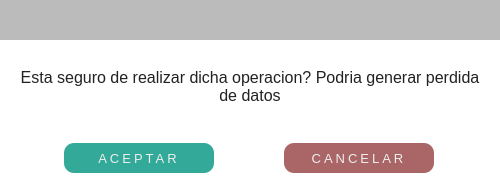
<?xml version="1.0" encoding="UTF-8"?>
<ui version="4.0">
 <class>Form</class>
 <widget class="QWidget" name="Form">
  <property name="geometry">
   <rect>
    <x>0</x>
    <y>0</y>
    <width>500</width>
    <height>180</height>
   </rect>
  </property>
  <property name="windowTitle">
   <string>Form</string>
  </property>
  <property name="styleSheet">
   <string notr="true">QMainWindow, QFrame, QWidget {
	background-color:  white;
	border: none;
}

QPushButton {
	color: #eee;
	background: #3a9;
	border: none;
	border-radius: 10px;
	letter-spacing: 3px;
}

QPushButton:hover {
	background: #4ba;
}</string>
  </property>
  <layout class="QVBoxLayout" name="verticalLayout">
   <property name="spacing">
    <number>0</number>
   </property>
   <property name="leftMargin">
    <number>0</number>
   </property>
   <property name="topMargin">
    <number>0</number>
   </property>
   <property name="rightMargin">
    <number>0</number>
   </property>
   <property name="bottomMargin">
    <number>6</number>
   </property>
   <item>
    <widget class="QFrame" name="frame_2">
     <property name="minimumSize">
      <size>
       <width>0</width>
       <height>40</height>
      </size>
     </property>
     <property name="maximumSize">
      <size>
       <width>16777215</width>
       <height>40</height>
      </size>
     </property>
     <property name="styleSheet">
      <string notr="true">background: #bbb;</string>
     </property>
     <property name="frameShape">
      <enum>QFrame::StyledPanel</enum>
     </property>
     <property name="frameShadow">
      <enum>QFrame::Raised</enum>
     </property>
     <layout class="QHBoxLayout" name="horizontalLayout">
      <property name="spacing">
       <number>0</number>
      </property>
      <property name="leftMargin">
       <number>5</number>
      </property>
      <property name="topMargin">
       <number>5</number>
      </property>
      <property name="rightMargin">
       <number>0</number>
      </property>
      <property name="bottomMargin">
       <number>5</number>
      </property>
      <item>
       <widget class="QLabel" name="confirmIcon">
        <property name="minimumSize">
         <size>
          <width>30</width>
          <height>30</height>
         </size>
        </property>
        <property name="maximumSize">
         <size>
          <width>30</width>
          <height>30</height>
         </size>
        </property>
        <property name="text">
         <string/>
        </property>
       </widget>
      </item>
      <item>
       <spacer name="horizontalSpacer">
        <property name="orientation">
         <enum>Qt::Horizontal</enum>
        </property>
        <property name="sizeHint" stdset="0">
         <size>
          <width>437</width>
          <height>20</height>
         </size>
        </property>
       </spacer>
      </item>
      <item>
       <widget class="QPushButton" name="confirmClose">
        <property name="minimumSize">
         <size>
          <width>30</width>
          <height>30</height>
         </size>
        </property>
        <property name="styleSheet">
         <string notr="true">background: transparent;</string>
        </property>
        <property name="text">
         <string/>
        </property>
        <property name="icon">
         <iconset resource="../link.qrc">
          <normaloff>:/icons/exit.svg</normaloff>:/icons/exit.svg</iconset>
        </property>
        <property name="iconSize">
         <size>
          <width>10</width>
          <height>10</height>
         </size>
        </property>
       </widget>
      </item>
     </layout>
    </widget>
   </item>
   <item>
    <widget class="QLabel" name="confirmLabel">
     <property name="font">
      <font>
       <pointsize>12</pointsize>
      </font>
     </property>
     <property name="styleSheet">
      <string notr="true">padding: 20px;
color: #222;</string>
     </property>
     <property name="text">
      <string>&lt;html&gt;&lt;head/&gt;&lt;body&gt;&lt;p&gt;Esta seguro de realizar dicha operacion? Podria generar perdida de datos&lt;/p&gt;&lt;/body&gt;&lt;/html&gt;</string>
     </property>
     <property name="alignment">
      <set>Qt::AlignCenter</set>
     </property>
     <property name="wordWrap">
      <bool>true</bool>
     </property>
    </widget>
   </item>
   <item>
    <widget class="QFrame" name="frame">
     <property name="minimumSize">
      <size>
       <width>0</width>
       <height>40</height>
      </size>
     </property>
     <property name="maximumSize">
      <size>
       <width>16777215</width>
       <height>40</height>
      </size>
     </property>
     <property name="frameShape">
      <enum>QFrame::StyledPanel</enum>
     </property>
     <property name="frameShadow">
      <enum>QFrame::Raised</enum>
     </property>
     <layout class="QGridLayout" name="gridLayout">
      <property name="leftMargin">
       <number>0</number>
      </property>
      <property name="rightMargin">
       <number>0</number>
      </property>
      <property name="verticalSpacing">
       <number>0</number>
      </property>
      <item row="0" column="0">
       <widget class="QPushButton" name="confirmButton">
        <property name="minimumSize">
         <size>
          <width>0</width>
          <height>30</height>
         </size>
        </property>
        <property name="maximumSize">
         <size>
          <width>150</width>
          <height>16777215</height>
         </size>
        </property>
        <property name="font">
         <font>
          <pointsize>10</pointsize>
         </font>
        </property>
        <property name="text">
         <string>ACEPTAR</string>
        </property>
       </widget>
      </item>
      <item row="0" column="1">
       <widget class="QPushButton" name="cancelButton">
        <property name="minimumSize">
         <size>
          <width>0</width>
          <height>30</height>
         </size>
        </property>
        <property name="maximumSize">
         <size>
          <width>150</width>
          <height>16777215</height>
         </size>
        </property>
        <property name="font">
         <font>
          <pointsize>10</pointsize>
         </font>
        </property>
        <property name="styleSheet">
         <string notr="true">QPushButton {
	color: #eee;
	background: #a66;
	border: none;
	border-radius: 10px;
	letter-spacing: 3px;
}

QPushButton:hover {
	background: #b77;
}</string>
        </property>
        <property name="text">
         <string>CANCELAR</string>
        </property>
       </widget>
      </item>
     </layout>
    </widget>
   </item>
  </layout>
 </widget>
 <resources>
  <include location="../link.qrc"/>
 </resources>
 <connections/>
</ui>
